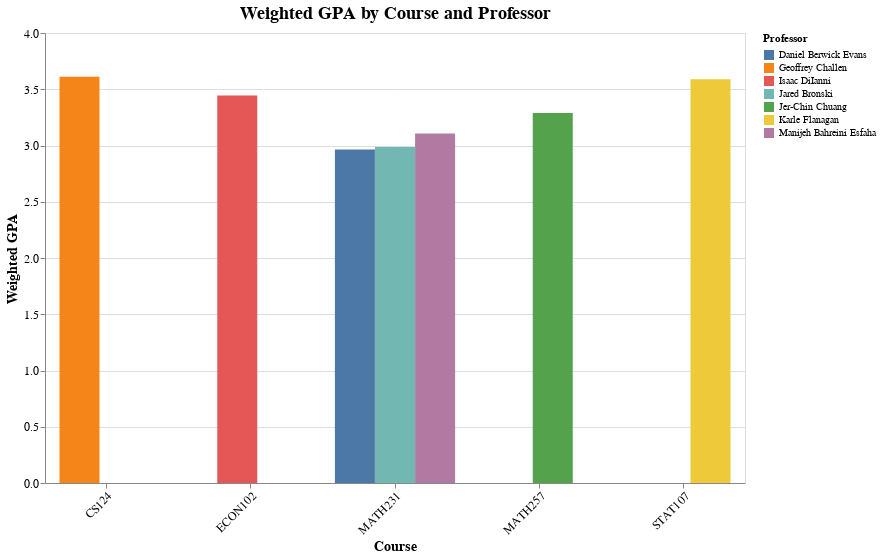

The cell this chart's notebook holds for it:
### Code cell
make_grouped_bar_chart(df)

### Figure 1 — Vega-Lite specification as saved in the notebook (floating-point values rounded to 4 significant figures)
{"config": {"view": {"continuousWidth": 300, "continuousHeight": 300}, "title": {"anchor": "middle", "fontSize": 18}}, "data": {"name": "data-29ea61e271ac43f832d4999018a98e72"}, "mark": {"type": "bar", "size": 40}, "encoding": {"color": {"field": "primary_instructor", "title": "Professor", "type": "nominal"}, "tooltip": [{"field": "course_code", "title": "Course", "type": "nominal"}, {"field": "primary_instructor", "title": "Professor", "type": "nominal"}, {"field": "weighted_gpa", "format": ".2f", "title": "Weighted GPA", "type": "quantitative"}], "x": {"axis": {"labelAngle": -45, "labelFontSize": 12, "titleFontSize": 14}, "field": "course_code", "scale": {"padding": 0.1, "paddingInner": 0.352}, "title": "Course", "type": "ordinal"}, "xOffset": {"field": "primary_instructor", "type": "nominal"}, "y": {"axis": {"labelFontSize": 12, "titleFontSize": 14}, "field": "weighted_gpa", "title": "Weighted GPA", "type": "quantitative"}}, "height": 450, "title": "Weighted GPA by Course and Professor", "width": 700, "$schema": "https://vega.github.io/schema/vega-lite/v5.20.1.json", "datasets": {"data-29ea61e271ac43f832d4999018a98e72": [{"primary_instructor": "Geoffrey Challen", "rating": 3.3, "level_of_difficulty": 3.7, "would_take_again": 0.6, "total_ratings": 173, "course_title": "Intro to Computer Science I", "simple_gpa": 3.564, "total_grade_points": 23870.0, "total_students": 6608.0, "weighted_gpa": 3.612, "course_code": "CS124"}, {"primary_instructor": "Isaac DiIanni", "rating": 4.4, "level_of_difficulty": 2.6, "would_take_again": 0.83, "total_ratings": 156, "course_title": "Microeconomic Principles", "simple_gpa": 3.217, "total_grade_points": 15920.0, "total_students": 4623.0, "weighted_gpa": 3.445, "course_code": "ECON102"}, {"primary_instructor": "Bryan Buckley", "rating": 3.8, "level_of_difficulty": 2.9, "would_take_again": 0.67, "total_ratings": 94, "course_title": null, "simple_gpa": null, "total_grade_points": null, "total_students": null, "weighted_gpa": null, "course_code": null}, {"primary_instructor": "Manijeh Bahreini Esfaha", "rating": 3.9, "level_of_difficulty": 2.9, "would_take_again": 0.78, "total_ratings": 49, "course_title": "Calculus II", "simple_gpa": 3.096, "total_grade_points": 11040.0, "total_students": 3556.0, "weighted_gpa": 3.106, "course_code": "MATH231"}, {"primary_instructor": "April Hoffmeister", "rating": 4.9, "level_of_difficulty": 2.9, "would_take_again": 0.99, "total_ratings": 65, "course_title": null, "simple_gpa": null, "total_grade_points": null, "total_students": null, "weighted_gpa": null, "course_code": null}, {"primary_instructor": "Jared Bronski", "rating": 4.5, "level_of_difficulty": 2.8, "would_take_again": 1.0, "total_ratings": 79, "course_title": "Calculus II", "simple_gpa": 2.994, "total_grade_points": 9527.0, "total_students": 3190.0, "weighted_gpa": 2.987, "course_code": "MATH231"}, {"primary_instructor": "Jer-Chin Chuang", "rating": 2.3, "level_of_difficulty": 4.3, "would_take_again": 0.3, "total_ratings": 68, "course_title": "Linear Algebra w Computat Appl", "simple_gpa": 3.283, "total_grade_points": 15060.0, "total_students": 4579.0, "weighted_gpa": 3.289, "course_code": "MATH257"}, {"primary_instructor": "Daniel Berwick Evans", "rating": 4.1, "level_of_difficulty": 3.6, "would_take_again": 0.8, "total_ratings": 15, "course_title": "Calculus II", "simple_gpa": 2.965, "total_grade_points": 2844.0, "total_students": 959.0, "weighted_gpa": 2.965, "course_code": "MATH231"}, {"primary_instructor": "Wade Fagen-Ulmschneider", "rating": 4.6, "level_of_difficulty": 2.6, "would_take_again": 0.92, "total_ratings": 64, "course_title": null, "simple_gpa": null, "total_grade_points": null, "total_students": null, "weighted_gpa": null, "course_code": null}, {"primary_instructor": "Karle Flanagan", "rating": 4.9, "level_of_difficulty": 1.9, "would_take_again": 0.97, "total_ratings": 252, "course_title": "Data Science Discovery", "simple_gpa": 3.572, "total_grade_points": 15600.0, "total_students": 4345.0, "weighted_gpa": 3.59, "course_code": "STAT107"}]}}
